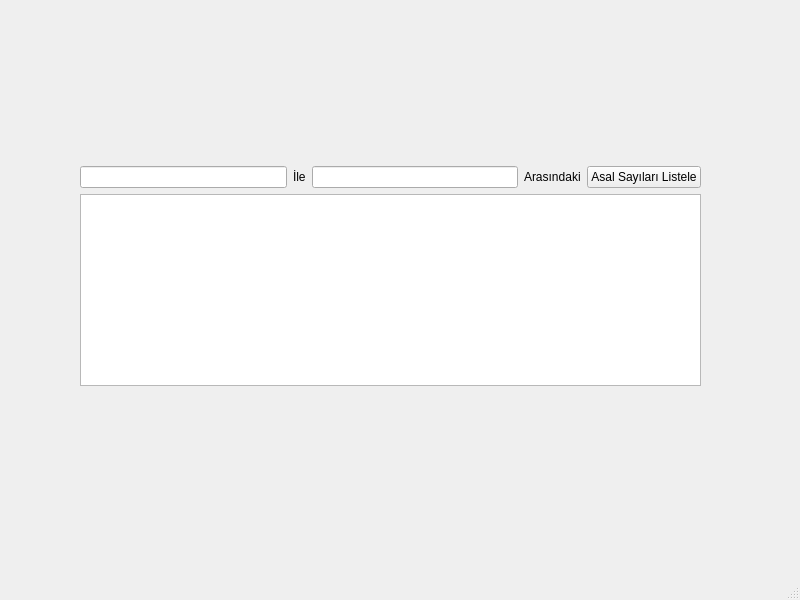
<?xml version="1.0" encoding="UTF-8"?>
<ui version="4.0">
 <class>MainWindow</class>
 <widget class="QMainWindow" name="MainWindow">
  <property name="geometry">
   <rect>
    <x>0</x>
    <y>0</y>
    <width>800</width>
    <height>600</height>
   </rect>
  </property>
  <property name="windowTitle">
   <string>MainWindow</string>
  </property>
  <widget class="QWidget" name="centralwidget">
   <widget class="QWidget" name="verticalLayoutWidget">
    <property name="geometry">
     <rect>
      <x>80</x>
      <y>100</y>
      <width>621</width>
      <height>351</height>
     </rect>
    </property>
    <layout class="QVBoxLayout" name="verticalLayout">
     <item>
      <spacer name="verticalSpacer">
       <property name="orientation">
        <enum>Qt::Vertical</enum>
       </property>
       <property name="sizeHint" stdset="0">
        <size>
         <width>20</width>
         <height>40</height>
        </size>
       </property>
      </spacer>
     </item>
     <item>
      <layout class="QHBoxLayout" name="horizontalLayout">
       <item>
        <widget class="QLineEdit" name="LineEdit_Number_1"/>
       </item>
       <item>
        <widget class="QLabel" name="label">
         <property name="text">
          <string>İle</string>
         </property>
        </widget>
       </item>
       <item>
        <widget class="QLineEdit" name="LineEdit_Number_2"/>
       </item>
       <item>
        <widget class="QLabel" name="label_2">
         <property name="text">
          <string>Arasındaki</string>
         </property>
        </widget>
       </item>
       <item>
        <widget class="QPushButton" name="PushButton">
         <property name="text">
          <string>Asal Sayıları Listele</string>
         </property>
        </widget>
       </item>
      </layout>
     </item>
     <item>
      <widget class="QListWidget" name="ListWidget"/>
     </item>
     <item>
      <spacer name="verticalSpacer_2">
       <property name="orientation">
        <enum>Qt::Vertical</enum>
       </property>
       <property name="sizeHint" stdset="0">
        <size>
         <width>20</width>
         <height>40</height>
        </size>
       </property>
      </spacer>
     </item>
    </layout>
   </widget>
  </widget>
  <widget class="QMenuBar" name="menubar">
   <property name="geometry">
    <rect>
     <x>0</x>
     <y>0</y>
     <width>800</width>
     <height>20</height>
    </rect>
   </property>
  </widget>
  <widget class="QStatusBar" name="statusbar"/>
 </widget>
 <resources/>
 <connections/>
</ui>
